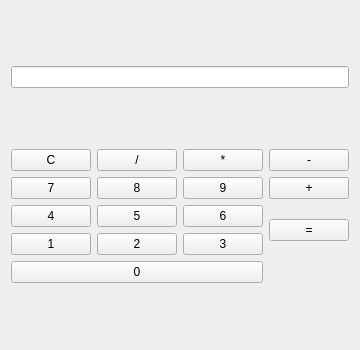
<?xml version="1.0" encoding="UTF-8"?>
<ui version="4.0">
 <class>MayTinh</class>
 <widget class="QWidget" name="MayTinh">
  <property name="geometry">
   <rect>
    <x>0</x>
    <y>0</y>
    <width>300</width>
    <height>350</height>
   </rect>
  </property>
  <property name="windowTitle">
   <string>Máy tính bỏ túi</string>
  </property>
  <layout class="QVBoxLayout" name="verticalLayout">
   <item>
    <widget class="QLineEdit" name="man_hinh">
     <property name="readOnly">
      <bool>true</bool>
     </property>
     <property name="alignment">
      <set>Qt::AlignRight|Qt::AlignTrailing|Qt::AlignVCenter</set>
     </property>
    </widget>
   </item>
   <item>
    <layout class="QGridLayout" name="gridLayout">
     <!-- Hàng 1 -->
     <item row="0" column="0"><widget class="QPushButton" name="btn_xoa"><property name="text"><string>C</string></property></widget></item>
     <item row="0" column="1"><widget class="QPushButton" name="btn_chia"><property name="text"><string>/</string></property></widget></item>
     <item row="0" column="2"><widget class="QPushButton" name="btn_nhan"><property name="text"><string>*</string></property></widget></item>
     <item row="0" column="3"><widget class="QPushButton" name="btn_tru"><property name="text"><string>-</string></property></widget></item>
     
     <!-- Hàng 2 -->
     <item row="1" column="0"><widget class="QPushButton" name="btn_7"><property name="text"><string>7</string></property></widget></item>
     <item row="1" column="1"><widget class="QPushButton" name="btn_8"><property name="text"><string>8</string></property></widget></item>
     <item row="1" column="2"><widget class="QPushButton" name="btn_9"><property name="text"><string>9</string></property></widget></item>
     <item row="1" column="3"><widget class="QPushButton" name="btn_cong"><property name="text"><string>+</string></property></widget></item>

     <!-- Hàng 3 -->
     <item row="2" column="0"><widget class="QPushButton" name="btn_4"><property name="text"><string>4</string></property></widget></item>
     <item row="2" column="1"><widget class="QPushButton" name="btn_5"><property name="text"><string>5</string></property></widget></item>
     <item row="2" column="2"><widget class="QPushButton" name="btn_6"><property name="text"><string>6</string></property></widget></item>
     <item row="2" column="3" rowspan="2"><widget class="QPushButton" name="btn_bang"><property name="text"><string>=</string></property></widget></item>

     <!-- Hàng 4 -->
     <item row="3" column="0"><widget class="QPushButton" name="btn_1"><property name="text"><string>1</string></property></widget></item>
     <item row="3" column="1"><widget class="QPushButton" name="btn_2"><property name="text"><string>2</string></property></widget></item>
     <item row="3" column="2"><widget class="QPushButton" name="btn_3"><property name="text"><string>3</string></property></widget></item>

     <!-- Hàng 5 -->
     <item row="4" column="0" colspan="3"><widget class="QPushButton" name="btn_0"><property name="text"><string>0</string></property></widget></item>
    </layout>
   </item>
  </layout>
 </widget>
 <resources/>
 <connections/>
</ui>
